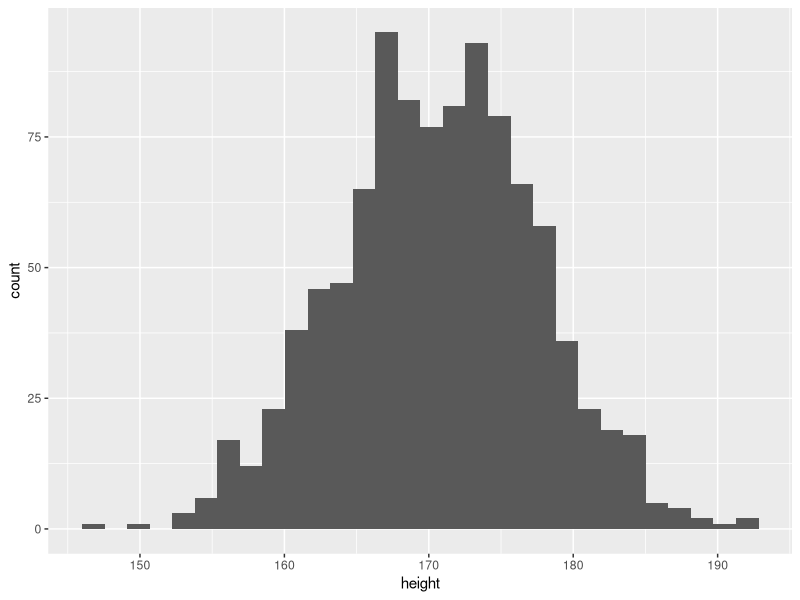
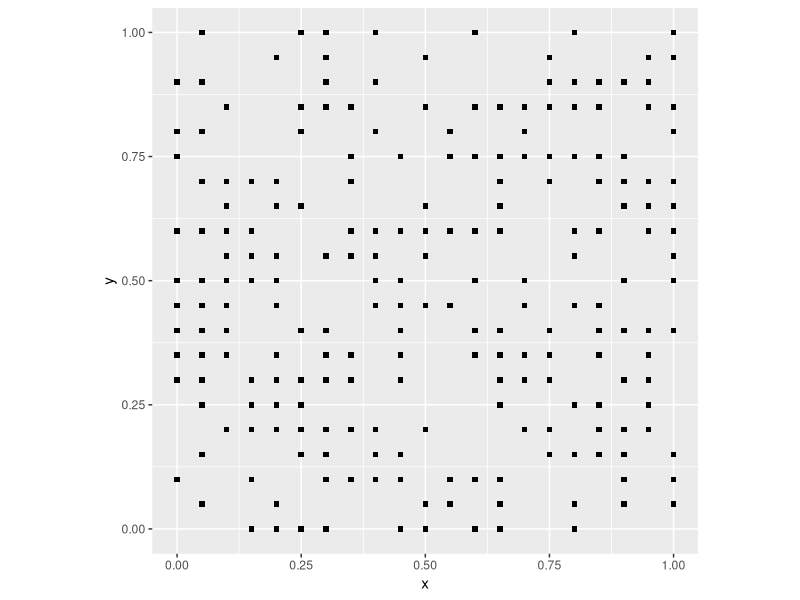
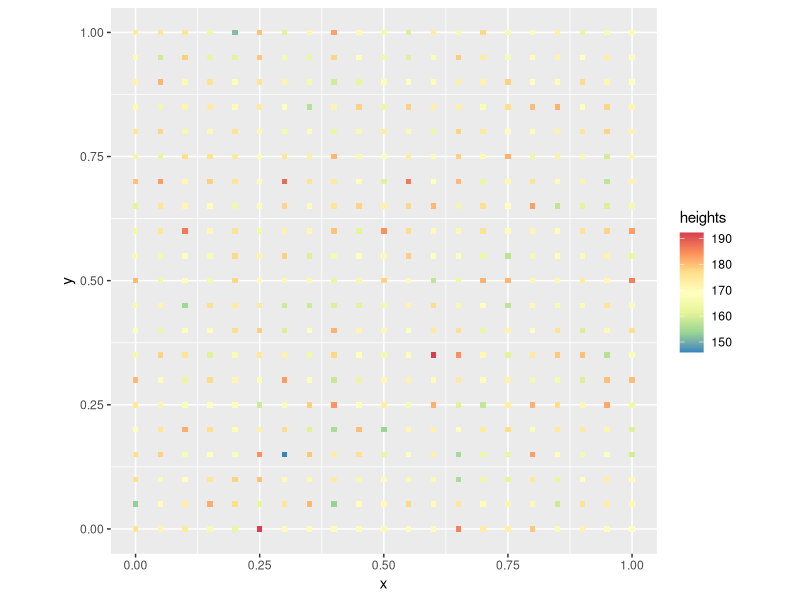
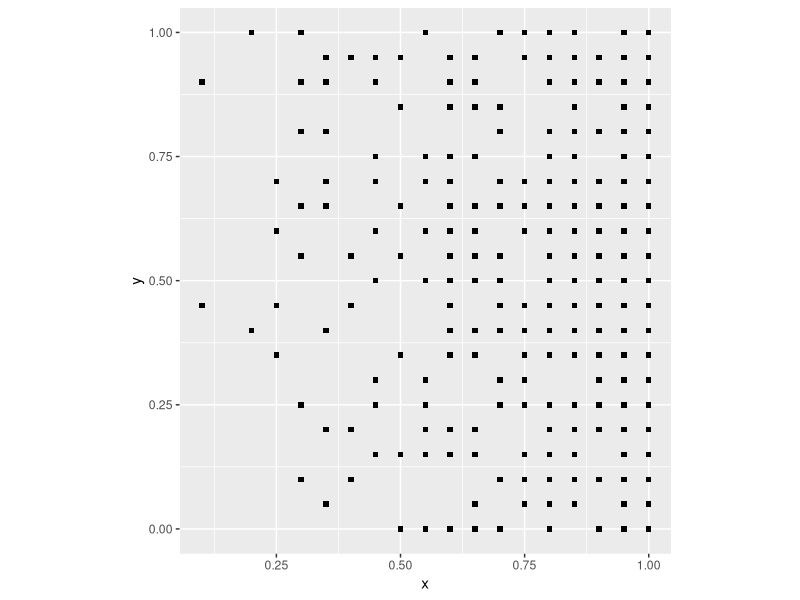
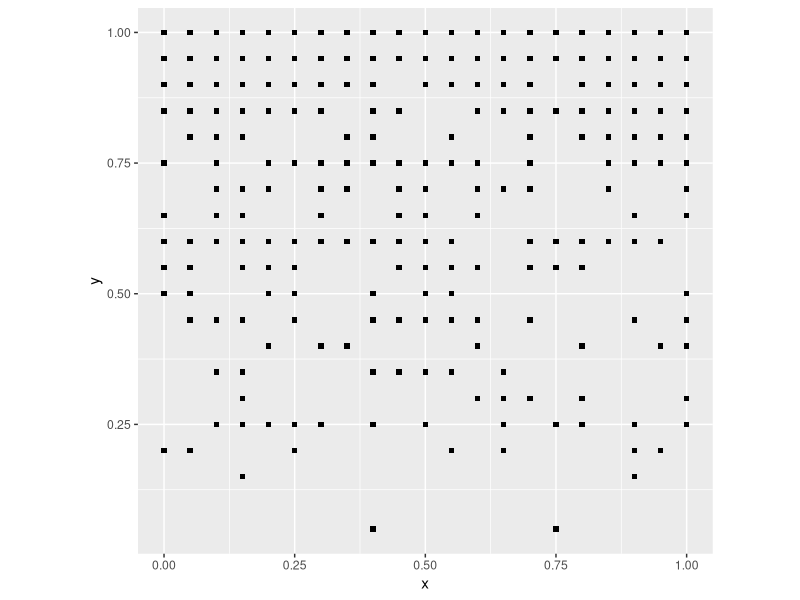
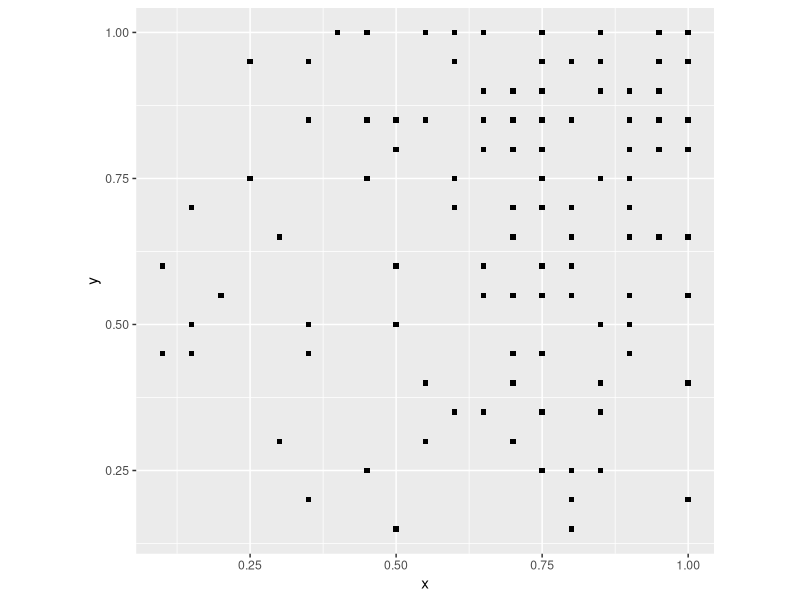
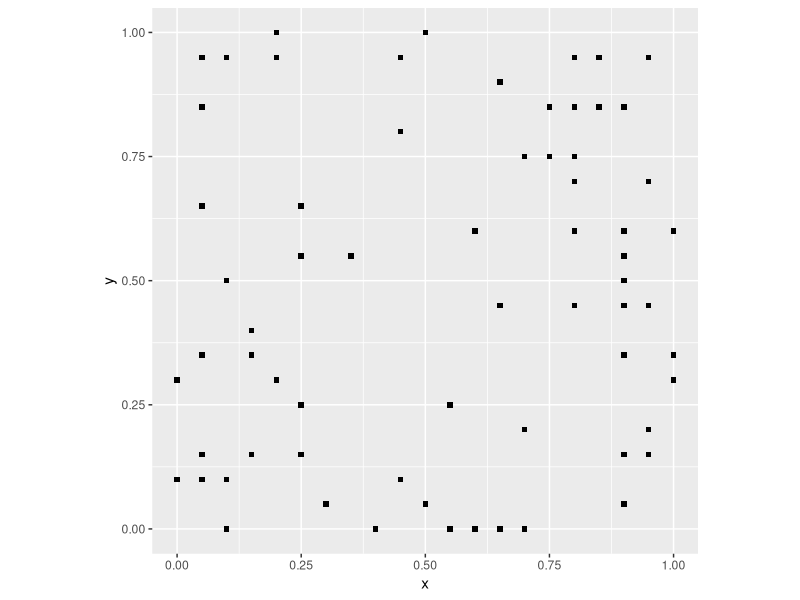
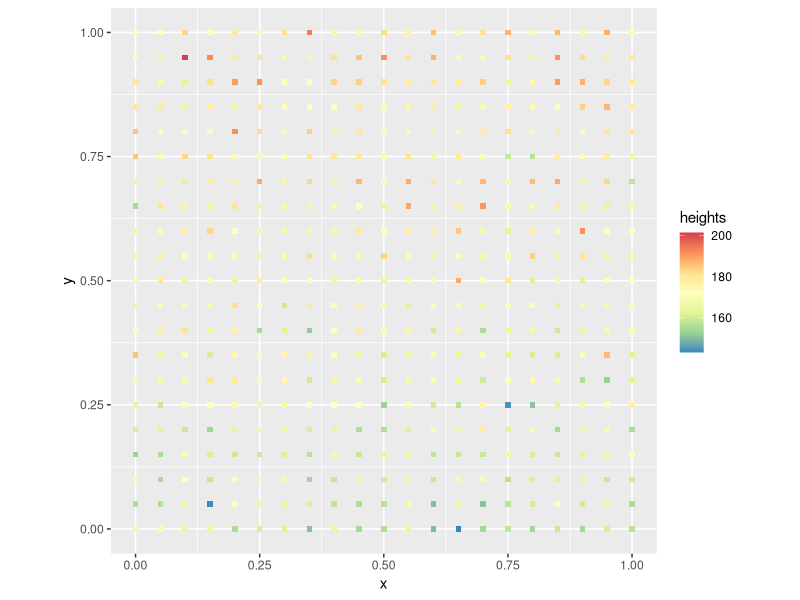

Recreate these plots in R, in order.
## ---- chunk 1
rm(list = ls())
## ---- chunk 2
library(tidyverse)
## ---- chunk 3
rbinom(n = 1, size = 1, prob = 0.5)
## ---- chunk 4
n <- 1000 # Number of people tossing the coin one time.
coin_flips <- rbinom(n = n, size = 1, prob = 0.5)
sum(coin_flips)/n
## ---- chunk 5
rnorm(1, mean = 0, sd = 1)
## ---- chunk 6
rnorm(1, mean = 170.7, sd = 7)
## ---- chunk 7
n <- 1000
height <- rnorm(n, mean = 170.7, sd = 7)
height <- data.frame(height)
ggplot(data = height, aes(x = height)) + geom_histogram()
## ---- chunk 8
coords <- expand.grid(x = seq(from = 0, to = 1, by = 0.05), y = seq(from = 0, to = 1, by = 0.05))
## ---- chunk 9
events <- rbinom(n = nrow(coords), size = 1, prob = 0.5)
## ---- chunk 10
null_pattern <- data.frame(coords, events)
## ---- chunk 11
ggplot() + 
  geom_point(data = subset(null_pattern, events == 1), aes(x = x, y = y), shape = 15) +
  coord_fixed()
## ---- chunk 12
heights <- rnorm(n = nrow(coords), mean = 170.7, sd = 7)
## ---- chunk 13
null_trend <- data.frame(coords, heights)
## ---- chunk 14
ggplot() + 
  geom_point(data = null_trend, aes(x = x, y = y, color = heights), shape = 15) +
  scale_color_distiller(palette = "Spectral") +
  coord_fixed()
## ---- chunk 15
pattern1 <- coords
## ---- chunk 16
pattern1 <- mutate(pattern1, events = rbinom(n = nrow(pattern1), size = 1, prob = (x)))
## ---- chunk 17
ggplot() + 
  geom_point(data = subset(pattern1, events == 1), aes(x = x, y = y), shape = 15) +
  coord_fixed()
## ---- chunk 18
pattern1 <- mutate(pattern1, events = rbinom(n = nrow(pattern1), size = 1, prob = (y)))
ggplot() + 
  geom_point(data = subset(pattern1, events == 1), aes(x = x, y = y), shape = 15) +
  coord_fixed()
## ---- chunk 19
pattern1 <- mutate(pattern1, events = rbinom(n = nrow(pattern1), size = 1, prob = (x * y)))
ggplot() + 
  geom_point(data = subset(pattern1, events == 1), aes(x = x, y = y), shape = 15) +
  coord_fixed()
## ---- chunk 20
pattern1 <- coords
pattern1 <- mutate(pattern1, 
                   distance = sqrt((0.5 - x)^2 + (0.5 - y)^2), 
                   events = rbinom(n = nrow(pattern1), size = 1, prob = 1 - exp(-0.5 * distance)))
## ---- chunk 21
ggplot() + 
  geom_point(data = subset(pattern1, events == 1), aes(x = x, y = y), shape = 15) +
  coord_fixed()
## ---- chunk 22
trend1 <- coords
## ---- chunk 23
trend1 <- mutate(trend1, heights = 160 + 20 * y  + rnorm(n = nrow(pattern1), mean = 0, sd = 7))
## ---- chunk 24
ggplot() + 
  geom_point(data = trend1, aes(x = x, y = y, color = heights), shape = 15) +
  scale_color_distiller(palette = "Spectral") +
  coord_fixed()
